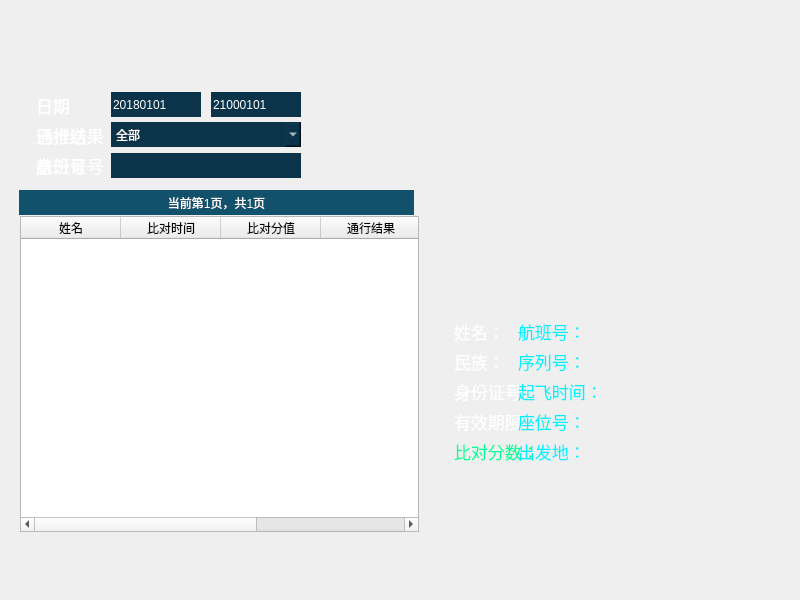
   <widget class="QWidget" name="backPageWidget" native="true">
    <property name="geometry">
     <rect>
      <x>0</x>
      <y>0</y>
      <width>800</width>
      <height>600</height>
     </rect>
    </property>
    <property name="styleSheet">
     <string notr="true">image: 0;
background: 0;</string>
    </property>
    <widget class="QWidget" name="bdisplayWidget" native="true">
     <property name="geometry">
      <rect>
       <x>432</x>
       <y>76</y>
       <width>353</width>
       <height>465</height>
      </rect>
     </property>
     <property name="styleSheet">
      <string notr="true">background-image: url(:/Images/LiShiJiLu/RenZhengBiDuiBianKuang.png);</string>
     </property>
     <widget class="QLabel" name="bcompareLabel">
      <property name="geometry">
       <rect>
        <x>22</x>
        <y>360</y>
        <width>331</width>
        <height>30</height>
       </rect>
      </property>
      <property name="font">
       <font>
        <pointsize>13</pointsize>
       </font>
      </property>
      <property name="styleSheet">
       <string notr="true">background: 0;
border: 0;
color: rgb(2, 255, 157);</string>
      </property>
      <property name="text">
       <string>比对分数：</string>
      </property>
     </widget>
     <widget class="QLabel" name="bexpireTimeLabel">
      <property name="geometry">
       <rect>
        <x>22</x>
        <y>330</y>
        <width>331</width>
        <height>30</height>
       </rect>
      </property>
      <property name="font">
       <font>
        <pointsize>13</pointsize>
       </font>
      </property>
      <property name="styleSheet">
       <string notr="true">background: 0;
border: 0;
color: rgb(255, 255, 255);</string>
      </property>
      <property name="text">
       <string>有效期限：</string>
      </property>
     </widget>
     <widget class="QLabel" name="bidCardLabel">
      <property name="geometry">
       <rect>
        <x>22</x>
        <y>300</y>
        <width>331</width>
        <height>30</height>
       </rect>
      </property>
      <property name="font">
       <font>
        <pointsize>13</pointsize>
       </font>
      </property>
      <property name="styleSheet">
       <string notr="true">background: 0;
border: 0;
color: rgb(255, 255, 255);</string>
      </property>
      <property name="text">
       <string>身份证号：</string>
      </property>
     </widget>
     <widget class="QLabel" name="bnameLabel">
      <property name="geometry">
       <rect>
        <x>22</x>
        <y>240</y>
        <width>331</width>
        <height>30</height>
       </rect>
      </property>
      <property name="font">
       <font>
        <pointsize>13</pointsize>
       </font>
      </property>
      <property name="styleSheet">
       <string notr="true">background: 0;
border: 0;
color: rgb(255, 255, 255);</string>
      </property>
      <property name="text">
       <string>姓名：</string>
      </property>
     </widget>
     <widget class="QLabel" name="bnationalityLabel">
      <property name="geometry">
       <rect>
        <x>22</x>
        <y>270</y>
        <width>331</width>
        <height>30</height>
       </rect>
      </property>
      <property name="font">
       <font>
        <pointsize>13</pointsize>
       </font>
      </property>
      <property name="styleSheet">
       <string notr="true">background: 0;
border: 0;
color: rgb(255, 255, 255);</string>
      </property>
      <property name="text">
       <string>民族：</string>
      </property>
     </widget>
     <widget class="QPushButton" name="bqieHuanPushButton">
      <property name="geometry">
       <rect>
        <x>22</x>
        <y>396</y>
        <width>166</width>
        <height>60</height>
       </rect>
      </property>
      <property name="styleSheet">
       <string notr="true">QPushButton{background:0; border:0;}
QPushButton{border-image: url(:/Images/LiShiJiLu/QieHuanDaoDengJiPaiJiLu.png);}
QPushButton:hover{border-image: url(:/Images/LiShiJiLu/QieHuanDaoDengJiPaiJiLuDianJiHou.png);}
QPushButton:pressed{border-image: url(:/Images/LiShiJiLu/QieHuanDaoDengJiPaiJiLu.png);}</string>
      </property>
      <property name="text">
       <string/>
      </property>
     </widget>
     <widget class="QLabel" name="bstampLabel">
      <property name="geometry">
       <rect>
        <x>215</x>
        <y>327</y>
        <width>138</width>
        <height>138</height>
       </rect>
      </property>
      <property name="styleSheet">
       <string notr="true">background: 0;
border: 0;</string>
      </property>
      <property name="text">
       <string/>
      </property>
     </widget>
     <widget class="QLabel" name="bxianChangLabel">
      <property name="geometry">
       <rect>
        <x>204</x>
        <y>205</y>
        <width>109</width>
        <height>29</height>
       </rect>
      </property>
      <property name="styleSheet">
       <string notr="true">background: 0;
image: url(:/Images/RenZhengBiDui/XianChangZhao.png);
border: 0;</string>
      </property>
      <property name="text">
       <string/>
      </property>
     </widget>
     <widget class="QLabel" name="bzhaoLabel">
      <property name="geometry">
       <rect>
        <x>185</x>
        <y>20</y>
        <width>146</width>
        <height>180</height>
       </rect>
      </property>
      <property name="styleSheet">
       <string notr="true">background: 0;
image: url(:/Images/RenZhengBiDui/ZhaoPian.png);
border: 0;</string>
      </property>
      <property name="text">
       <string/>
      </property>
     </widget>
     <widget class="QLabel" name="bzhengJianLabel">
      <property name="geometry">
       <rect>
        <x>41</x>
        <y>205</y>
        <width>108</width>
        <height>29</height>
       </rect>
      </property>
      <property name="styleSheet">
       <string notr="true">background: 0;
image: url(:/Images/RenZhengBiDui/ZhengJianZhao.png);
border: 0;</string>
      </property>
      <property name="text">
       <string/>
      </property>
     </widget>
     <widget class="QLabel" name="bzhengLabel">
      <property name="geometry">
       <rect>
        <x>22</x>
        <y>20</y>
        <width>146</width>
        <height>180</height>
       </rect>
      </property>
      <property name="styleSheet">
       <string notr="true">background: 0;
border: 0;
image: url(:/Images/RenZhengBiDui/ZhaoPian.png);</string>
      </property>
      <property name="text">
       <string/>
      </property>
     </widget>
    </widget>
    <widget class="QWidget" name="bfdisplayWidget" native="true">
     <property name="geometry">
      <rect>
       <x>432</x>
       <y>76</y>
       <width>353</width>
       <height>465</height>
      </rect>
     </property>
     <property name="styleSheet">
      <string notr="true">image: url(:/Images/RenZhengBiDui/RenZhengBiDuiBianKuang.png);
background: 0;</string>
     </property>
     <widget class="QLabel" name="bfchuFaDiLabel">
      <property name="geometry">
       <rect>
        <x>86</x>
        <y>360</y>
        <width>261</width>
        <height>30</height>
       </rect>
      </property>
      <property name="font">
       <font>
        <pointsize>13</pointsize>
       </font>
      </property>
      <property name="styleSheet">
       <string notr="true">image: 0;
color: rgb(0, 241, 253);</string>
      </property>
      <property name="text">
       <string>出发地：</string>
      </property>
     </widget>
     <widget class="QPushButton" name="bfqieHuanPushButton">
      <property name="geometry">
       <rect>
        <x>93</x>
        <y>396</y>
        <width>166</width>
        <height>60</height>
       </rect>
      </property>
      <property name="styleSheet">
       <string notr="true">QPushButton{image: 0; border: 0;}
QPushButton{background-image: url(:/Images/DengJiPai/QieHuanDaoRenZhengJiLu.png);}
QPushButton:hover{background-image: url(:/Images/DengJiPai/QieHuanDaoRenZhengJiLuDianJiHou.png);}
QPushButton:pressed{background-image: url(:/Images/DengJiPai/QieHuanDaoRenZhengJiLu.png);}
</string>
      </property>
      <property name="text">
       <string/>
      </property>
     </widget>
     <widget class="QLabel" name="bfxianChangLabel">
      <property name="geometry">
       <rect>
        <x>122</x>
        <y>20</y>
        <width>109</width>
        <height>29</height>
       </rect>
      </property>
      <property name="styleSheet">
       <string notr="true">image: 0;
image: url(:/Images/RenZhengBiDui/XianChangZhao.png);</string>
      </property>
      <property name="text">
       <string/>
      </property>
     </widget>
     <widget class="QLabel" name="bfzhaoLabel">
      <property name="geometry">
       <rect>
        <x>103</x>
        <y>53</y>
        <width>146</width>
        <height>180</height>
       </rect>
      </property>
      <property name="styleSheet">
       <string notr="true">image: 0;
image: url(:/Images/RenZhengBiDui/ZhaoPian.png);</string>
      </property>
      <property name="text">
       <string/>
      </property>
     </widget>
     <widget class="QLabel" name="bfhangBanHaoLabel">
      <property name="geometry">
       <rect>
        <x>86</x>
        <y>240</y>
        <width>261</width>
        <height>30</height>
       </rect>
      </property>
      <property name="font">
       <font>
        <pointsize>13</pointsize>
       </font>
      </property>
      <property name="styleSheet">
       <string notr="true">image: 0;
color: rgb(0, 241, 253);</string>
      </property>
      <property name="text">
       <string>航班号：</string>
      </property>
     </widget>
     <widget class="QLabel" name="bfqiFeiShiJianLabel">
      <property name="geometry">
       <rect>
        <x>86</x>
        <y>300</y>
        <width>261</width>
        <height>30</height>
       </rect>
      </property>
      <property name="font">
       <font>
        <pointsize>13</pointsize>
       </font>
      </property>
      <property name="styleSheet">
       <string notr="true">image: 0;
color: rgb(0, 241, 253);</string>
      </property>
      <property name="text">
       <string>起飞时间：</string>
      </property>
     </widget>
     <widget class="QLabel" name="bfxuLieHaoLabel">
      <property name="geometry">
       <rect>
        <x>86</x>
        <y>270</y>
        <width>261</width>
        <height>30</height>
       </rect>
      </property>
      <property name="font">
       <font>
        <pointsize>13</pointsize>
       </font>
      </property>
      <property name="styleSheet">
       <string notr="true">image: 0;
color: rgb(0, 241, 253);</string>
      </property>
      <property name="text">
       <string>序列号：</string>
      </property>
     </widget>
     <widget class="QLabel" name="bfzuoWeiHaolabel">
      <property name="geometry">
       <rect>
        <x>86</x>
        <y>330</y>
        <width>261</width>
        <height>30</height>
       </rect>
      </property>
      <property name="font">
       <font>
        <pointsize>13</pointsize>
       </font>
      </property>
      <property name="styleSheet">
       <string notr="true">image: 0;
color: rgb(0, 241, 253);</string>
      </property>
      <property name="text">
       <string>座位号：</string>
      </property>
     </widget>
    </widget>
    <widget class="QWidget" name="bfoperateWidget" native="true">
     <property name="geometry">
      <rect>
       <x>14</x>
       <y>76</y>
       <width>406</width>
       <height>465</height>
      </rect>
     </property>
     <property name="styleSheet">
      <string notr="true">background: 0;
image: url(:/Images/LiShiJiLu/ShuJuBianKuang.png);
</string>
     </property>
     <widget class="QPushButton" name="bfchaXunPushButton">
      <property name="geometry">
       <rect>
        <x>291</x>
        <y>66</y>
        <width>106</width>
        <height>48</height>
       </rect>
      </property>
      <property name="styleSheet">
       <string notr="true">QPushButton{border:0; image:0;}
QPushButton{background-image: url(:/Images/LiShiJiLu/ChaXun.png);}
QPushButton:hover{background-image: url(:/Images/LiShiJiLu/ChaXunDianJiHou.png);}
QPushButton:pressed{background-image: url(:/Images/LiShiJiLu/ChaXun.png);}
</string>
      </property>
      <property name="text">
       <string/>
      </property>
     </widget>
     <widget class="QWidget" name="bfcontrolWidget" native="true">
      <property name="geometry">
       <rect>
        <x>5</x>
        <y>114</y>
        <width>395</width>
        <height>25</height>
       </rect>
      </property>
      <property name="styleSheet">
       <string notr="true">background: 0;
border: 0;
background-color: rgb(17, 81, 108);
image: 0;</string>
      </property>
      <widget class="QLabel" name="bfpageLabel">
       <property name="geometry">
        <rect>
         <x>62</x>
         <y>2</y>
         <width>271</width>
         <height>21</height>
        </rect>
       </property>
       <property name="layoutDirection">
        <enum>Qt::LeftToRight</enum>
       </property>
       <property name="styleSheet">
        <string notr="true">background: 0;
border: 0;
color: rgb(255, 255, 255);</string>
       </property>
       <property name="text">
        <string>当前第1页，共1页</string>
       </property>
       <property name="alignment">
        <set>Qt::AlignCenter</set>
       </property>
      </widget>
      <widget class="QPushButton" name="bfpgEndPushButton">
       <property name="geometry">
        <rect>
         <x>370</x>
         <y>5</y>
         <width>15</width>
         <height>15</height>
        </rect>
       </property>
       <property name="text">
        <string/>
       </property>
       <property name="icon">
        <iconset resource="images.qrc">
         <normaloff>:/Images/LiShiJiLu/pgEnd.png</normaloff>:/Images/LiShiJiLu/pgEnd.png</iconset>
       </property>
      </widget>
      <widget class="QPushButton" name="bfpgFirstPushButton">
       <property name="geometry">
        <rect>
         <x>10</x>
         <y>5</y>
         <width>15</width>
         <height>15</height>
        </rect>
       </property>
       <property name="text">
        <string/>
       </property>
       <property name="icon">
        <iconset resource="images.qrc">
         <normaloff>:/Images/LiShiJiLu/pgFirst.png</normaloff>:/Images/LiShiJiLu/pgFirst.png</iconset>
       </property>
      </widget>
      <widget class="QPushButton" name="bfpgNextPushButton">
       <property name="geometry">
        <rect>
         <x>340</x>
         <y>3</y>
         <width>11</width>
         <height>19</height>
        </rect>
       </property>
       <property name="text">
        <string/>
       </property>
       <property name="icon">
        <iconset resource="images.qrc">
         <normaloff>:/Images/LiShiJiLu/pgNext.png</normaloff>:/Images/LiShiJiLu/pgNext.png</iconset>
       </property>
      </widget>
      <widget class="QPushButton" name="bfpgPrePushButton">
       <property name="geometry">
        <rect>
         <x>40</x>
         <y>3</y>
         <width>11</width>
         <height>19</height>
        </rect>
       </property>
       <property name="text">
        <string/>
       </property>
       <property name="icon">
        <iconset resource="images.qrc">
         <normaloff>:/Images/LiShiJiLu/pgPre.png</normaloff>:/Images/LiShiJiLu/pgPre.png</iconset>
       </property>
      </widget>
     </widget>
     <widget class="QWidget" name="bfshuJuWidget" native="true">
      <property name="geometry">
       <rect>
        <x>2</x>
        <y>139</y>
        <width>406</width>
        <height>321</height>
       </rect>
      </property>
      <property name="styleSheet">
       <string notr="true">image: 0;</string>
      </property>
      <widget class="QTableWidget" name="bfshuJuTableWidget">
       <property name="geometry">
        <rect>
         <x>4</x>
         <y>1</y>
         <width>399</width>
         <height>316</height>
        </rect>
       </property>
       <property name="columnCount">
        <number>12</number>
       </property>
       <column>
        <property name="text">
         <string>航班号</string>
        </property>
        <property name="font">
         <font>
          <pointsize>9</pointsize>
         </font>
        </property>
       </column>
       <column>
        <property name="text">
         <string>拍摄时间</string>
        </property>
        <property name="font">
         <font>
          <pointsize>9</pointsize>
         </font>
        </property>
       </column>
       <column>
        <property name="text">
         <string>序号</string>
        </property>
        <property name="font">
         <font>
          <pointsize>9</pointsize>
         </font>
        </property>
       </column>
       <column>
        <property name="text">
         <string>座位号</string>
        </property>
        <property name="font">
         <font>
          <pointsize>9</pointsize>
         </font>
        </property>
       </column>
       <column>
        <property name="text">
         <string>推送</string>
        </property>
        <property name="font">
         <font>
          <pointsize>9</pointsize>
         </font>
        </property>
       </column>
       <column>
        <property name="text">
         <string>来源</string>
        </property>
        <property name="font">
         <font>
          <pointsize>9</pointsize>
         </font>
        </property>
       </column>
       <column/>
       <column/>
       <column/>
       <column/>
       <column/>
       <column/>
      </widget>
     </widget>
     <widget class="QComboBox" name="bftiaoJianComboBox">
      <property name="geometry">
       <rect>
        <x>97</x>
        <y>46</y>
        <width>190</width>
        <height>25</height>
       </rect>
      </property>
      <property name="styleSheet">
       <string notr="true">background: 0;
color: rgb(255, 255, 255);
background-color: rgb(11, 52, 74);
image: 0;
border: 0;
</string>
      </property>
      <item>
       <property name="text">
        <string>全部</string>
       </property>
      </item>
      <item>
       <property name="text">
        <string>是</string>
       </property>
      </item>
      <item>
       <property name="text">
        <string>否</string>
       </property>
      </item>
     </widget>
     <widget class="QLabel" name="bftiaoJianLabel_1">
      <property name="geometry">
       <rect>
        <x>22</x>
        <y>14</y>
        <width>41</width>
        <height>30</height>
       </rect>
      </property>
      <property name="font">
       <font>
        <pointsize>13</pointsize>
       </font>
      </property>
      <property name="styleSheet">
       <string notr="true">background: 0;
border: 0;
color: rgb(255, 255, 255);
image: 0;</string>
      </property>
      <property name="text">
       <string>日期</string>
      </property>
     </widget>
     <widget class="QLabel" name="bftiaoJianLabel_2">
      <property name="geometry">
       <rect>
        <x>22</x>
        <y>74</y>
        <width>71</width>
        <height>30</height>
       </rect>
      </property>
      <property name="font">
       <font>
        <pointsize>13</pointsize>
       </font>
      </property>
      <property name="styleSheet">
       <string notr="true">background: 0;
border: 0;
color: rgb(255, 255, 255);
image: 0;</string>
      </property>
      <property name="text">
       <string>航班号</string>
      </property>
     </widget>
     <widget class="QLabel" name="bftiaoJianLabel_3">
      <property name="geometry">
       <rect>
        <x>22</x>
        <y>44</y>
        <width>71</width>
        <height>30</height>
       </rect>
      </property>
      <property name="font">
       <font>
        <pointsize>13</pointsize>
       </font>
      </property>
      <property name="styleSheet">
       <string notr="true">background: 0;
border: 0;
color: rgb(255, 255, 255);
image: 0;</string>
      </property>
      <property name="text">
       <string>已推送</string>
      </property>
     </widget>
     <widget class="QLineEdit" name="bftiaoJianLineEdit_1">
      <property name="geometry">
       <rect>
        <x>97</x>
        <y>16</y>
        <width>90</width>
        <height>25</height>
       </rect>
      </property>
      <property name="styleSheet">
       <string notr="true">background: 0;
color: rgb(255, 255, 255);
background-color: rgb(11, 52, 74);
image: 0;
border: 0;</string>
      </property>
      <property name="text">
       <string>20180101</string>
      </property>
     </widget>
     <widget class="QLineEdit" name="bftiaoJianLineEdit_2">
      <property name="geometry">
       <rect>
        <x>197</x>
        <y>16</y>
        <width>90</width>
        <height>25</height>
       </rect>
      </property>
      <property name="styleSheet">
       <string notr="true">background: 0;
color: rgb(255, 255, 255);
background-color: rgb(11, 52, 74);
image: 0;
border: 0;</string>
      </property>
      <property name="text">
       <string>21000101</string>
      </property>
     </widget>
     <widget class="QLineEdit" name="bftiaoJianLineEdit_3">
      <property name="geometry">
       <rect>
        <x>97</x>
        <y>77</y>
        <width>190</width>
        <height>25</height>
       </rect>
      </property>
      <property name="styleSheet">
       <string notr="true">background: 0;
color: rgb(255, 255, 255);
background-color: rgb(11, 52, 74);
image: 0;
border: 0;</string>
      </property>
     </widget>
    </widget>
    <widget class="QLabel" name="bmeitouLabel">
     <property name="geometry">
      <rect>
       <x>0</x>
       <y>0</y>
       <width>800</width>
       <height>68</height>
      </rect>
     </property>
     <property name="styleSheet">
      <string notr="true">background-image: url(:/Images/RenZhengBiDui/MeiTou.png);</string>
     </property>
     <property name="text">
      <string/>
     </property>
    </widget>
    <widget class="QWidget" name="boperateWidget" native="true">
     <property name="geometry">
      <rect>
       <x>14</x>
       <y>76</y>
       <width>406</width>
       <height>465</height>
      </rect>
     </property>
     <property name="styleSheet">
      <string notr="true">background: 0;
image: url(:/Images/LiShiJiLu/ShuJuBianKuang.png);
</string>
     </property>
     <widget class="QPushButton" name="bchaXunPushButton">
      <property name="geometry">
       <rect>
        <x>291</x>
        <y>66</y>
        <width>106</width>
        <height>48</height>
       </rect>
      </property>
      <property name="styleSheet">
       <string notr="true">QPushButton{border:0; image:0;}
QPushButton{background-image: url(:/Images/LiShiJiLu/ChaXun.png);}
QPushButton:hover{background-image: url(:/Images/LiShiJiLu/ChaXunDianJiHou.png);}
QPushButton:pressed{background-image: url(:/Images/LiShiJiLu/ChaXun.png);}
</string>
      </property>
      <property name="text">
       <string/>
      </property>
     </widget>
     <widget class="QWidget" name="bcontrolWidget" native="true">
      <property name="geometry">
       <rect>
        <x>5</x>
        <y>114</y>
        <width>395</width>
        <height>25</height>
       </rect>
      </property>
      <property name="styleSheet">
       <string notr="true">background: 0;
border: 0;
background-color: rgb(17, 81, 108);
image: 0;</string>
      </property>
      <widget class="QLabel" name="bpageLabel">
       <property name="geometry">
        <rect>
         <x>62</x>
         <y>2</y>
         <width>271</width>
         <height>21</height>
        </rect>
       </property>
       <property name="styleSheet">
        <string notr="true">background: 0;
border: 0;
color: rgb(255, 255, 255);</string>
       </property>
       <property name="text">
        <string>当前第1页，共1页</string>
       </property>
       <property name="alignment">
        <set>Qt::AlignCenter</set>
       </property>
      </widget>
      <widget class="QPushButton" name="bpgEndPushButton">
       <property name="geometry">
        <rect>
         <x>370</x>
         <y>5</y>
         <width>15</width>
         <height>15</height>
        </rect>
       </property>
       <property name="text">
        <string/>
       </property>
       <property name="icon">
        <iconset resource="images.qrc">
         <normaloff>:/Images/LiShiJiLu/pgEnd.png</normaloff>:/Images/LiShiJiLu/pgEnd.png</iconset>
       </property>
      </widget>
      <widget class="QPushButton" name="bpgFirstPushButton">
       <property name="geometry">
        <rect>
         <x>10</x>
         <y>5</y>
         <width>15</width>
         <height>15</height>
        </rect>
       </property>
       <property name="text">
        <string/>
       </property>
       <property name="icon">
        <iconset resource="images.qrc">
         <normaloff>:/Images/LiShiJiLu/pgFirst.png</normaloff>:/Images/LiShiJiLu/pgFirst.png</iconset>
       </property>
      </widget>
      <widget class="QPushButton" name="bpgNextPushButton">
       <property name="geometry">
        <rect>
         <x>340</x>
         <y>3</y>
         <width>11</width>
         <height>19</height>
        </rect>
       </property>
       <property name="text">
        <string/>
       </property>
       <property name="icon">
        <iconset resource="images.qrc">
         <normaloff>:/Images/LiShiJiLu/pgNext.png</normaloff>:/Images/LiShiJiLu/pgNext.png</iconset>
       </property>
      </widget>
      <widget class="QPushButton" name="bpgPrePushButton">
       <property name="geometry">
        <rect>
         <x>40</x>
         <y>3</y>
         <width>11</width>
         <height>19</height>
        </rect>
       </property>
       <property name="text">
        <string/>
       </property>
       <property name="icon">
        <iconset resource="images.qrc">
         <normaloff>:/Images/LiShiJiLu/pgPre.png</normaloff>:/Images/LiShiJiLu/pgPre.png</iconset>
       </property>
      </widget>
     </widget>
     <widget class="QWidget" name="bshuJuWidget" native="true">
      <property name="geometry">
       <rect>
        <x>2</x>
        <y>139</y>
        <width>406</width>
        <height>321</height>
       </rect>
      </property>
      <property name="styleSheet">
       <string notr="true">image: 0;</string>
      </property>
      <widget class="QTableWidget" name="bshuJuTableWidget">
       <property name="geometry">
        <rect>
         <x>4</x>
         <y>1</y>
         <width>399</width>
         <height>316</height>
        </rect>
       </property>
       <property name="columnCount">
        <number>5</number>
       </property>
       <column>
        <property name="text">
         <string>姓名</string>
        </property>
        <property name="font">
         <font>
          <pointsize>9</pointsize>
         </font>
        </property>
       </column>
       <column>
        <property name="text">
         <string>比对时间</string>
        </property>
        <property name="font">
         <font>
          <pointsize>9</pointsize>
         </font>
        </property>
       </column>
       <column>
        <property name="text">
         <string>比对分值</string>
        </property>
        <property name="font">
         <font>
          <pointsize>9</pointsize>
         </font>
        </property>
       </column>
       <column>
        <property name="text">
         <string>通行结果</string>
        </property>
        <property name="font">
         <font>
          <pointsize>9</pointsize>
         </font>
        </property>
       </column>
       <column>
        <property name="text">
         <string>有效期</string>
        </property>
        <property name="font">
         <font>
          <pointsize>9</pointsize>
         </font>
        </property>
       </column>
      </widget>
     </widget>
     <widget class="QComboBox" name="btiaoJianComboBox">
      <property name="geometry">
       <rect>
        <x>97</x>
        <y>46</y>
        <width>190</width>
        <height>25</height>
       </rect>
      </property>
      <property name="styleSheet">
       <string notr="true">background: 0;
color: rgb(255, 255, 255);
background-color: rgb(11, 52, 74);
image: 0;
border: 0;
</string>
      </property>
      <item>
       <property name="text">
        <string>全部</string>
       </property>
      </item>
      <item>
       <property name="text">
        <string>是</string>
       </property>
      </item>
      <item>
       <property name="text">
        <string>否</string>
       </property>
      </item>
     </widget>
     <widget class="QLabel" name="btiaoJianLabel_1">
      <property name="geometry">
       <rect>
        <x>22</x>
        <y>14</y>
        <width>41</width>
        <height>30</height>
       </rect>
      </property>
      <property name="font">
       <font>
        <pointsize>13</pointsize>
       </font>
      </property>
      <property name="styleSheet">
       <string notr="true">background: 0;
border: 0;
color: rgb(255, 255, 255);
image: 0;</string>
      </property>
      <property name="text">
       <string>日期</string>
      </property>
     </widget>
     <widget class="QLabel" name="btiaoJianLabel_2">
      <property name="geometry">
       <rect>
        <x>22</x>
        <y>44</y>
        <width>71</width>
        <height>30</height>
       </rect>
      </property>
      <property name="font">
       <font>
        <pointsize>13</pointsize>
       </font>
      </property>
      <property name="styleSheet">
       <string notr="true">background: 0;
border: 0;
color: rgb(255, 255, 255);
image: 0;</string>
      </property>
      <property name="text">
       <string>通行结果</string>
      </property>
     </widget>
     <widget class="QLabel" name="btiaoJianLabel_3">
      <property name="geometry">
       <rect>
        <x>22</x>
        <y>74</y>
        <width>71</width>
        <height>30</height>
       </rect>
      </property>
      <property name="font">
       <font>
        <pointsize>13</pointsize>
       </font>
      </property>
      <property name="styleSheet">
       <string notr="true">background: 0;
border: 0;
color: rgb(255, 255, 255);
image: 0;</string>
      </property>
      <property name="text">
       <string>身份证号</string>
      </property>
     </widget>
     <widget class="QLineEdit" name="btiaoJianLineEdit_1">
      <property name="geometry">
       <rect>
        <x>97</x>
        <y>16</y>
        <width>90</width>
        <height>25</height>
       </rect>
      </property>
      <property name="styleSheet">
       <string notr="true">background: 0;
color: rgb(255, 255, 255);
background-color: rgb(11, 52, 74);
image: 0;
border: 0;</string>
      </property>
      <property name="text">
       <string>20180101</string>
      </property>
     </widget>
     <widget class="QLineEdit" name="btiaoJianLineEdit_2">
      <property name="geometry">
       <rect>
        <x>197</x>
        <y>16</y>
        <width>90</width>
        <height>25</height>
       </rect>
      </property>
      <property name="styleSheet">
       <string notr="true">background: 0;
color: rgb(255, 255, 255);
background-color: rgb(11, 52, 74);
image: 0;
border: 0;</string>
      </property>
      <property name="text">
       <string>21000101</string>
      </property>
     </widget>
     <widget class="QLineEdit" name="btiaoJianLineEdit_3">
      <property name="geometry">
       <rect>
        <x>97</x>
        <y>77</y>
        <width>190</width>
        <height>25</height>
       </rect>
      </property>
      <property name="styleSheet">
       <string notr="true">background: 0;
color: rgb(255, 255, 255);
background-color: rgb(11, 52, 74);
image: 0;
border: 0;</string>
      </property>
     </widget>
    </widget>
    <widget class="QPushButton" name="bfanHuiButton">
     <property name="geometry">
      <rect>
       <x>44</x>
       <y>34</y>
       <width>75</width>
       <height>25</height>
      </rect>
     </property>
     <property name="styleSheet">
      <string notr="true">border: 0;
background: 0;</string>
     </property>
     <property name="text">
      <string/>
     </property>
     <property name="icon">
      <iconset resource="images.qrc">
       <normaloff>:/Images/LiShiJiLu/FanHui.png</normaloff>:/Images/LiShiJiLu/FanHui.png</iconset>
     </property>
     <property name="iconSize">
      <size>
       <width>75</width>
       <height>25</height>
      </size>
     </property>
    </widget>
   </widget>
